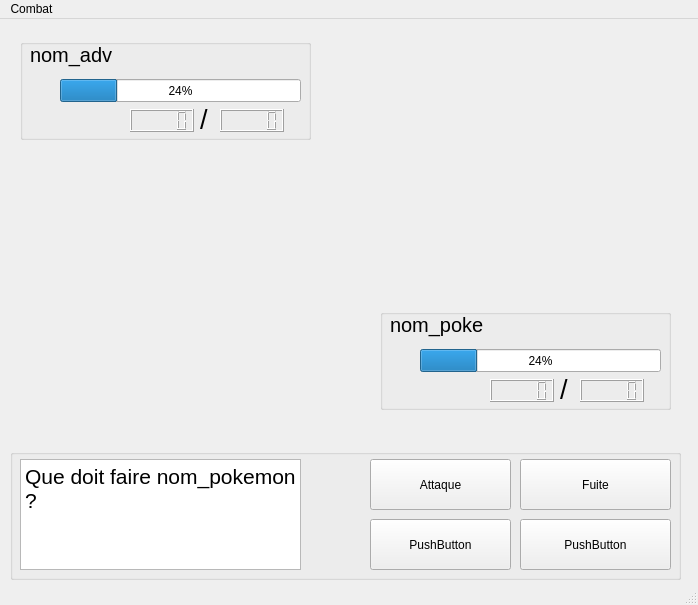
<?xml version="1.0" encoding="UTF-8"?>
<ui version="4.0">
 <class>MainWindow</class>
 <widget class="QMainWindow" name="MainWindow">
  <property name="geometry">
   <rect>
    <x>0</x>
    <y>0</y>
    <width>698</width>
    <height>605</height>
   </rect>
  </property>
  <property name="windowTitle">
   <string>MainWindow</string>
  </property>
  <widget class="QWidget" name="centralwidget">
   <widget class="QGroupBox" name="groupBox">
    <property name="geometry">
     <rect>
      <x>10</x>
      <y>430</y>
      <width>671</width>
      <height>131</height>
     </rect>
    </property>
    <property name="title">
     <string/>
    </property>
    <widget class="QTextBrowser" name="textBrowser">
     <property name="geometry">
      <rect>
       <x>10</x>
       <y>10</y>
       <width>281</width>
       <height>111</height>
      </rect>
     </property>
     <property name="html">
      <string>&lt;!DOCTYPE HTML PUBLIC &quot;-//W3C//DTD HTML 4.0//EN&quot; &quot;http://www.w3.org/TR/REC-html40/strict.dtd&quot;&gt;
&lt;html&gt;&lt;head&gt;&lt;meta name=&quot;qrichtext&quot; content=&quot;1&quot; /&gt;&lt;style type=&quot;text/css&quot;&gt;
p, li { white-space: pre-wrap; }
&lt;/style&gt;&lt;/head&gt;&lt;body style=&quot; font-family:'MS Shell Dlg 2'; font-size:8.25pt; font-weight:400; font-style:normal;&quot;&gt;
&lt;p style=&quot; margin-top:0px; margin-bottom:0px; margin-left:0px; margin-right:0px; -qt-block-indent:0; text-indent:0px;&quot;&gt;&lt;span style=&quot; font-size:16pt;&quot;&gt;Que doit faire nom_pokemon ?&lt;/span&gt;&lt;/p&gt;&lt;/body&gt;&lt;/html&gt;</string>
     </property>
    </widget>
    <widget class="QPushButton" name="pushButton">
     <property name="geometry">
      <rect>
       <x>360</x>
       <y>10</y>
       <width>141</width>
       <height>51</height>
      </rect>
     </property>
     <property name="text">
      <string>Attaque</string>
     </property>
    </widget>
    <widget class="QPushButton" name="pushButton_2">
     <property name="geometry">
      <rect>
       <x>510</x>
       <y>10</y>
       <width>151</width>
       <height>51</height>
      </rect>
     </property>
     <property name="text">
      <string>Fuite</string>
     </property>
    </widget>
    <widget class="QPushButton" name="pushButton_3">
     <property name="geometry">
      <rect>
       <x>360</x>
       <y>70</y>
       <width>141</width>
       <height>51</height>
      </rect>
     </property>
     <property name="text">
      <string>PushButton</string>
     </property>
    </widget>
    <widget class="QPushButton" name="pushButton_4">
     <property name="geometry">
      <rect>
       <x>510</x>
       <y>70</y>
       <width>151</width>
       <height>51</height>
      </rect>
     </property>
     <property name="text">
      <string>PushButton</string>
     </property>
    </widget>
   </widget>
   <widget class="QLabel" name="label_2">
    <property name="geometry">
     <rect>
      <x>440</x>
      <y>90</y>
      <width>191</width>
      <height>161</height>
     </rect>
    </property>
    <property name="autoFillBackground">
     <bool>false</bool>
    </property>
    <property name="text">
     <string/>
    </property>
    <property name="pixmap">
     <pixmap resource="image1.qrc">:/image/bulbizzarre.png</pixmap>
    </property>
    <property name="scaledContents">
     <bool>true</bool>
    </property>
   </widget>
   <widget class="QLabel" name="label">
    <property name="geometry">
     <rect>
      <x>60</x>
      <y>240</y>
      <width>181</width>
      <height>171</height>
     </rect>
    </property>
    <property name="text">
     <string/>
    </property>
    <property name="pixmap">
     <pixmap resource="image1.qrc">:/image/pikachu.png</pixmap>
    </property>
    <property name="scaledContents">
     <bool>true</bool>
    </property>
    <property name="wordWrap">
     <bool>true</bool>
    </property>
   </widget>
   <widget class="QGroupBox" name="groupBox_3">
    <property name="geometry">
     <rect>
      <x>20</x>
      <y>20</y>
      <width>291</width>
      <height>101</height>
     </rect>
    </property>
    <property name="autoFillBackground">
     <bool>true</bool>
    </property>
    <property name="title">
     <string/>
    </property>
    <widget class="QProgressBar" name="progressBar_2">
     <property name="geometry">
      <rect>
       <x>40</x>
       <y>40</y>
       <width>241</width>
       <height>23</height>
      </rect>
     </property>
     <property name="value">
      <number>24</number>
     </property>
    </widget>
    <widget class="QLabel" name="label_5">
     <property name="geometry">
      <rect>
       <x>10</x>
       <y>0</y>
       <width>111</width>
       <height>31</height>
      </rect>
     </property>
     <property name="font">
      <font>
       <pointsize>15</pointsize>
      </font>
     </property>
     <property name="text">
      <string>nom_adv</string>
     </property>
    </widget>
    <widget class="QLabel" name="label_6">
     <property name="geometry">
      <rect>
       <x>160</x>
       <y>70</y>
       <width>71</width>
       <height>21</height>
      </rect>
     </property>
     <property name="font">
      <font>
       <pointsize>12</pointsize>
      </font>
     </property>
     <property name="text">
      <string/>
     </property>
    </widget>
    <widget class="QLCDNumber" name="lcdNumber">
     <property name="geometry">
      <rect>
       <x>200</x>
       <y>70</y>
       <width>64</width>
       <height>23</height>
      </rect>
     </property>
    </widget>
    <widget class="QLCDNumber" name="lcdNumber_2">
     <property name="geometry">
      <rect>
       <x>110</x>
       <y>70</y>
       <width>64</width>
       <height>23</height>
      </rect>
     </property>
    </widget>
    <widget class="QLabel" name="label_7">
     <property name="geometry">
      <rect>
       <x>180</x>
       <y>70</y>
       <width>21</width>
       <height>21</height>
      </rect>
     </property>
     <property name="font">
      <font>
       <pointsize>20</pointsize>
      </font>
     </property>
     <property name="text">
      <string>/</string>
     </property>
    </widget>
   </widget>
   <widget class="QGroupBox" name="groupBox_4">
    <property name="geometry">
     <rect>
      <x>380</x>
      <y>290</y>
      <width>291</width>
      <height>101</height>
     </rect>
    </property>
    <property name="autoFillBackground">
     <bool>true</bool>
    </property>
    <property name="title">
     <string/>
    </property>
    <widget class="QProgressBar" name="progressBar_3">
     <property name="geometry">
      <rect>
       <x>40</x>
       <y>40</y>
       <width>241</width>
       <height>23</height>
      </rect>
     </property>
     <property name="value">
      <number>24</number>
     </property>
    </widget>
    <widget class="QLabel" name="label_8">
     <property name="geometry">
      <rect>
       <x>10</x>
       <y>0</y>
       <width>111</width>
       <height>31</height>
      </rect>
     </property>
     <property name="font">
      <font>
       <pointsize>15</pointsize>
      </font>
     </property>
     <property name="text">
      <string>nom_poke</string>
     </property>
    </widget>
    <widget class="QLabel" name="label_9">
     <property name="geometry">
      <rect>
       <x>160</x>
       <y>70</y>
       <width>71</width>
       <height>21</height>
      </rect>
     </property>
     <property name="font">
      <font>
       <pointsize>12</pointsize>
      </font>
     </property>
     <property name="text">
      <string/>
     </property>
    </widget>
    <widget class="QLCDNumber" name="lcdNumber_3">
     <property name="geometry">
      <rect>
       <x>200</x>
       <y>70</y>
       <width>64</width>
       <height>23</height>
      </rect>
     </property>
    </widget>
    <widget class="QLCDNumber" name="lcdNumber_4">
     <property name="geometry">
      <rect>
       <x>110</x>
       <y>70</y>
       <width>64</width>
       <height>23</height>
      </rect>
     </property>
    </widget>
    <widget class="QLabel" name="label_10">
     <property name="geometry">
      <rect>
       <x>180</x>
       <y>70</y>
       <width>21</width>
       <height>21</height>
      </rect>
     </property>
     <property name="font">
      <font>
       <pointsize>20</pointsize>
      </font>
     </property>
     <property name="text">
      <string>/</string>
     </property>
    </widget>
   </widget>
   <widget class="QLabel" name="label_3">
    <property name="geometry">
     <rect>
      <x>0</x>
      <y>-10</y>
      <width>701</width>
      <height>431</height>
     </rect>
    </property>
    <property name="text">
     <string/>
    </property>
    <property name="pixmap">
     <pixmap>fond.png</pixmap>
    </property>
    <property name="scaledContents">
     <bool>true</bool>
    </property>
   </widget>
   <zorder>label_3</zorder>
   <zorder>label</zorder>
   <zorder>groupBox</zorder>
   <zorder>label_2</zorder>
   <zorder>groupBox_3</zorder>
   <zorder>groupBox_4</zorder>
  </widget>
  <widget class="QMenuBar" name="menubar">
   <property name="geometry">
    <rect>
     <x>0</x>
     <y>0</y>
     <width>698</width>
     <height>21</height>
    </rect>
   </property>
   <widget class="QMenu" name="menuCombat">
    <property name="title">
     <string>Combat</string>
    </property>
   </widget>
   <addaction name="menuCombat"/>
  </widget>
  <widget class="QStatusBar" name="statusbar"/>
 </widget>
 <resources>
  <include location="image1.qrc"/>
 </resources>
 <connections/>
</ui>
